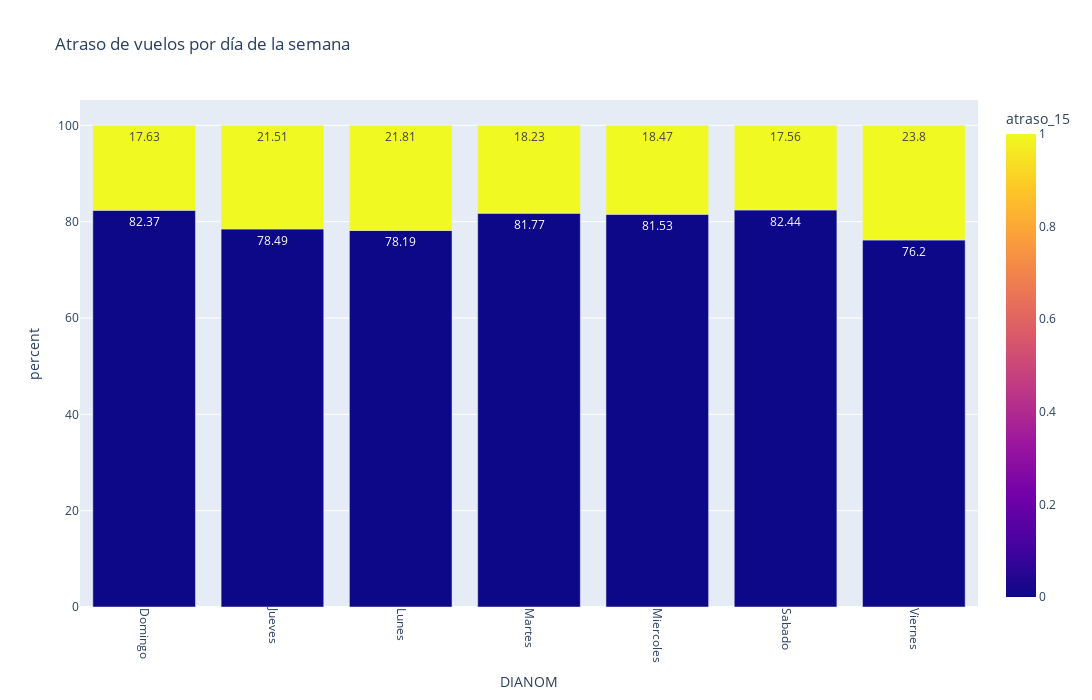

Here is the notebook cell this chart was saved with:
### Markdown cell above
Sorprende que exista un día con más retrasos, que sea el día viernes. Será involucrada esta variable en el análisis para el modelo final.

### Code cell
fig = visualize_category(df = df, category_1= 'DIANOM', category_1_name = 'día de la semana')
fig.update_xaxes(tickangle=90)
fig.update_layout(autosize=False, width=1280, height=700, showlegend=True)
fig.show()

### Figure 1 — Plotly figure (JSON) as saved in the notebook; plotly's stock layout.template omitted (floating-point values rounded to 4 significant figures)
{"data": [{"alignmentgroup": "True", "hovertemplate": "DIANOM=%{x}<br>percent=%{y}<br>size=%{text}<br>atraso_15=%{marker.color}<extra></extra>", "legendgroup": "", "marker": {"color": [0, 1, 0, 1, 0, 1, 0, 1, 0, 1, 0, 1, 0, 1], "coloraxis": "coloraxis", "pattern": {"shape": ""}}, "name": "", "offsetgroup": "", "orientation": "v", "showlegend": false, "text": [8069, 1727, 8045, 2205, 7921, 2210, 7901, 1761, 7926, 1796, 6885, 1467, 7842, 2450], "textposition": "auto", "texttemplate": "%{y}", "type": "bar", "x": ["Domingo", "Domingo", "Jueves", "Jueves", "Lunes", "Lunes", "Martes", "Martes", "Miercoles", "Miercoles", "Sabado", "Sabado", "Viernes", "Viernes"], "xaxis": "x", "y": [82.37, 17.63, 78.49, 21.51, 78.19, 21.81, 81.77, 18.23, 81.53, 18.47, 82.44, 17.56, 76.2, 23.8], "yaxis": "y"}], "layout": {"autosize": false, "barmode": "relative", "coloraxis": {"colorbar": {"title": {"text": "atraso_15"}}, "colorscale": [[0, "#0d0887"], [0.1111, "#46039f"], [0.2222, "#7201a8"], [0.3333, "#9c179e"], [0.4444, "#bd3786"], [0.5556, "#d8576b"], [0.6667, "#ed7953"], [0.7778, "#fb9f3a"], [0.8889, "#fdca26"], [1, "#f0f921"]]}, "height": 700, "legend": {"tracegroupgap": 0}, "showlegend": true, "title": {"text": "Atraso de vuelos por día de la semana"}, "width": 1280, "xaxis": {"anchor": "y", "domain": [0, 1], "tickangle": 90, "title": {"text": "DIANOM"}}, "yaxis": {"anchor": "x", "domain": [0, 1], "title": {"text": "percent"}}}}
